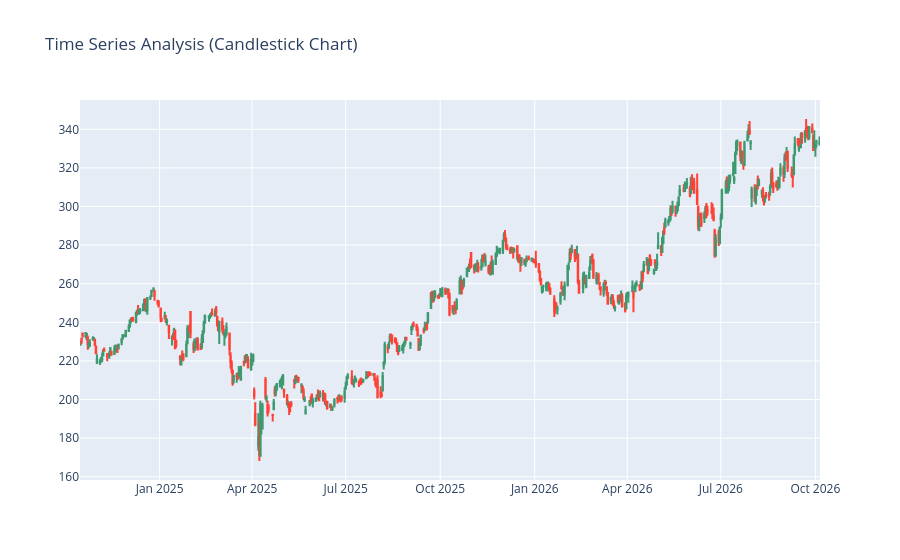

The cell this chart's notebook holds for it:
### Code cell
import plotly.graph_objects as go

figure = go.Figure(data=[go.Candlestick(
    x=df.index,
    open=df["Open"],
    high=df["High"],
    low=df["Low"],
    close=df["Close"]
)])
figure.update_layout(title="Time Series Analysis (Candlestick Chart)", xaxis_rangeslider_visible=False)
figure.show()

### Figure 1 — Plotly figure (JSON) as saved in the notebook; plotly's stock layout.template omitted (floating-point values rounded to 4 significant figures; data arrays with more than 128 entries replaced by an {"elided": "..."} marker saying what was removed)
{"data": [{"close": {"elided": "493 float values"}, "high": {"elided": "493 float values"}, "low": {"elided": "493 float values"}, "open": {"elided": "493 float values"}, "type": "candlestick", "x": {"elided": "493 str values"}}], "layout": {"title": {"text": "Time Series Analysis (Candlestick Chart)"}, "xaxis": {"rangeslider": {"visible": false}}}}
